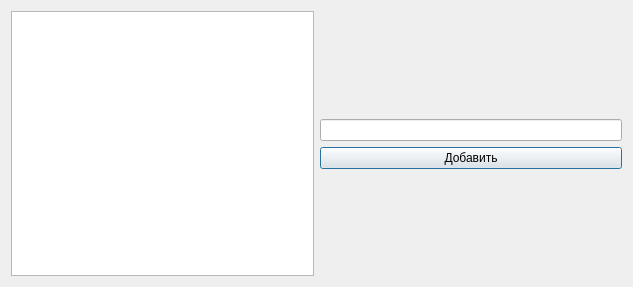
<?xml version="1.0" encoding="UTF-8"?>
<ui version="4.0">
 <class>Dialog</class>
 <widget class="QDialog" name="Dialog">
  <property name="geometry">
   <rect>
    <x>0</x>
    <y>0</y>
    <width>633</width>
    <height>287</height>
   </rect>
  </property>
  <property name="windowTitle">
   <string>Dialog</string>
  </property>
  <layout class="QHBoxLayout" name="horizontalLayout">
   <item>
    <widget class="QListView" name="listView"/>
   </item>
   <item>
    <layout class="QVBoxLayout" name="verticalLayout">
     <item>
      <spacer name="verticalSpacer">
       <property name="orientation">
        <enum>Qt::Vertical</enum>
       </property>
       <property name="sizeHint" stdset="0">
        <size>
         <width>20</width>
         <height>40</height>
        </size>
       </property>
      </spacer>
     </item>
     <item>
      <widget class="QLineEdit" name="lineEdit"/>
     </item>
     <item>
      <widget class="QPushButton" name="pushButton">
       <property name="text">
        <string>Добавить</string>
       </property>
      </widget>
     </item>
     <item>
      <spacer name="verticalSpacer_2">
       <property name="orientation">
        <enum>Qt::Vertical</enum>
       </property>
       <property name="sizeHint" stdset="0">
        <size>
         <width>20</width>
         <height>40</height>
        </size>
       </property>
      </spacer>
     </item>
    </layout>
   </item>
  </layout>
 </widget>
 <resources/>
 <connections/>
</ui>
